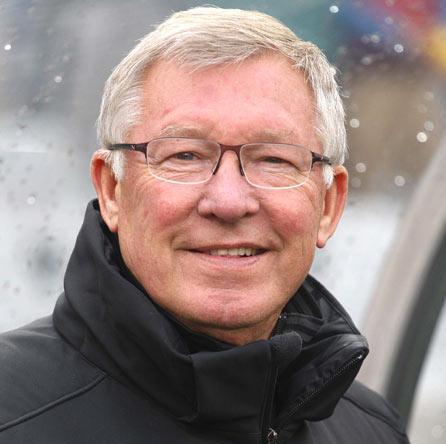
#> input picture dataset/n000255/0005_01.jpg, 446 x 444 px
$ python -i datasetPreprocessingCNN.py   (imports and definitions only)   (older library calls are emulated)
#> lines starting #> are read from the running program, lines starting #| are printed output that depends on the picture
#> further down, picture is the input picture: shape (444, 446, 3); mean B, G, R 126.3, 129.9, 147.9
import os
import cv2
import dlib
import numpy as np
import pickle

# Configuration
D = 20000
IMG_SIZE = 64
DATASET_PATH = 'dataset'
PROTOTYPE_PATH = 'prototypes.pkl'

# [1 line that did not run here, left out]
# [1 line that did not run here, left out]

def generate_random_hv(D=20000):
    return np.random.choice([0, 1], size=D).astype(np.uint8)

def majority_vote(hv_list):
    sum_vec = np.sum(hv_list, axis=0)
    return (sum_vec >= (len(hv_list) / 2)).astype(np.uint8)

# [34 lines left out: functions create_encoding_dicts, align_face, not called in this run]

def compute_gradient(img):
    grad_x = cv2.Sobel(img, cv2.CV_64F, 1, 0, ksize=3)
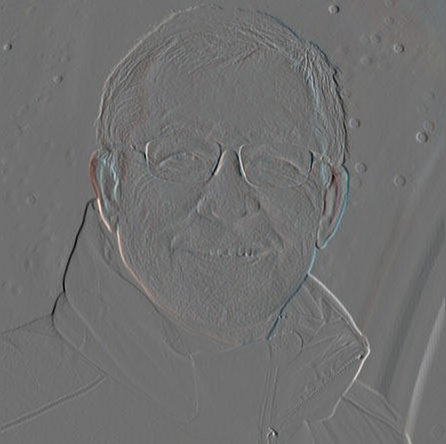
#> grad_x: shape (444, 446, 3) float64; mean B, G, R -0.4, -0.2, -0.1; drawn with min black and max white
    grad_y = cv2.Sobel(img, cv2.CV_64F, 0, 1, ksize=3)
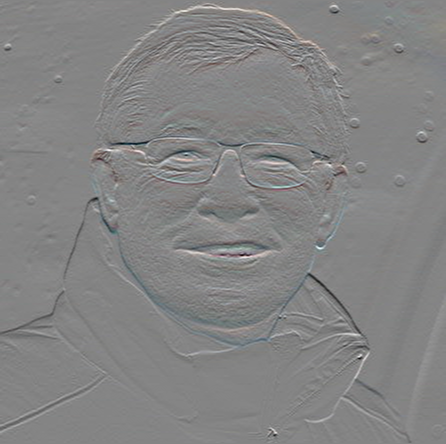
#> grad_y: shape (444, 446, 3) float64; mean B, G, R -1.5, -1.4, -1.4; drawn with min black and max white
    magnitude = cv2.magnitude(grad_x, grad_y)
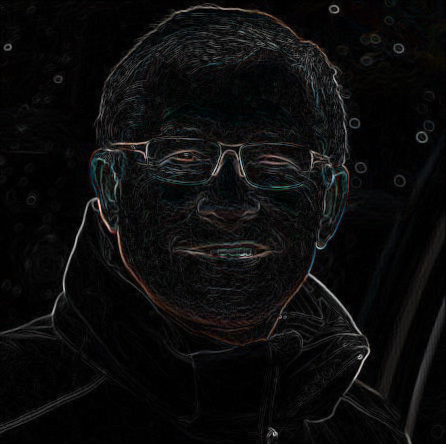
#> magnitude: shape (444, 446, 3) float64; mean B, G, R 40.2, 39.8, 40.1; drawn with min black and max white
    normalized = cv2.normalize(magnitude, None, 0, 255, cv2.NORM_MINMAX)
    return normalized.astype(np.uint8)

# [33 lines left out: functions encode_image, build_prototypes, not called in this run]

# [6 lines not run here, left out]

>>> import cv2
>>> picture = cv2.imread('dataset/n000255/0005_01.jpg')
>>> result = compute_gradient(picture)

$ run again, on dataset/n000256/0007_02.jpg
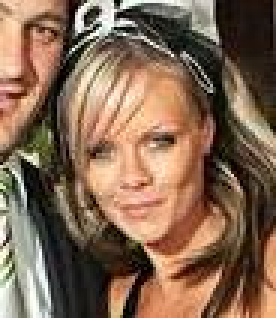
#> input picture dataset/n000256/0007_02.jpg, 92 x 106 px (shown 3 times larger)
#> picture is the input picture: shape (106, 92, 3); mean B, G, R 82.1, 103.4, 131.2
#> in compute_gradient, `grad_y = cv2.Sobel(img, cv2.CV_64F, 0, 1, ksize=3)`:
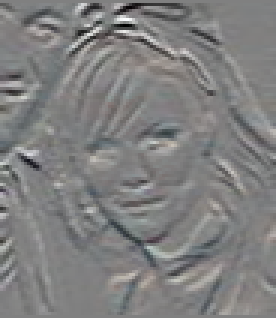
#> grad_y: shape (106, 92, 3) float64 (shown 3 times larger); mean B, G, R -2.5, -1.6, -0.1; drawn with min black and max white
#> in compute_gradient, `magnitude = cv2.magnitude(grad_x, grad_y)`:
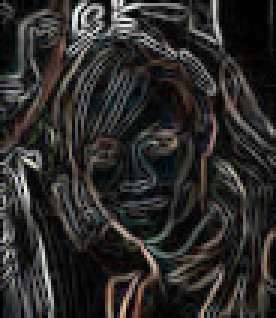
#> magnitude: shape (106, 92, 3) float64 (shown 3 times larger); mean B, G, R 173.1, 180.4, 186.5; drawn with min black and max white

$ run again, on dataset/n000256/0008_01.jpg
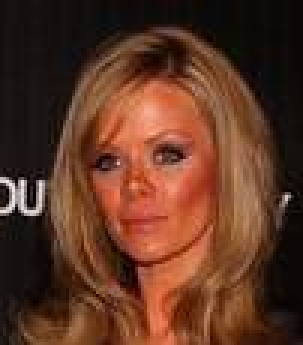
#> input picture dataset/n000256/0008_01.jpg, 101 x 115 px (shown 3 times larger)
#> picture is the input picture: shape (115, 101, 3); mean B, G, R 36.1, 53.9, 93.9
#> in compute_gradient, `grad_y = cv2.Sobel(img, cv2.CV_64F, 0, 1, ksize=3)`:
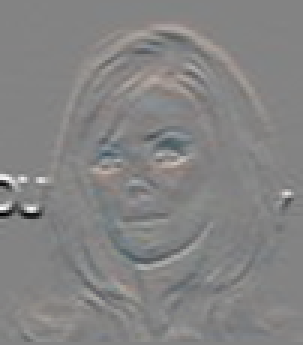
#> grad_y: shape (115, 101, 3) float64 (shown 3 times larger); mean B, G, R 1.6, 3.2, 6.4; drawn with min black and max white
#> in compute_gradient, `magnitude = cv2.magnitude(grad_x, grad_y)`:
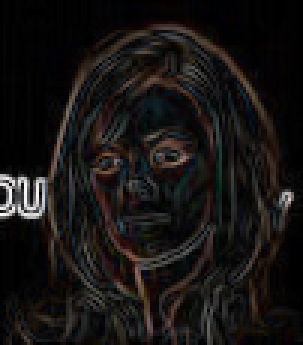
#> magnitude: shape (115, 101, 3) float64 (shown 3 times larger); mean B, G, R 70.2, 73.3, 83; drawn with min black and max white
